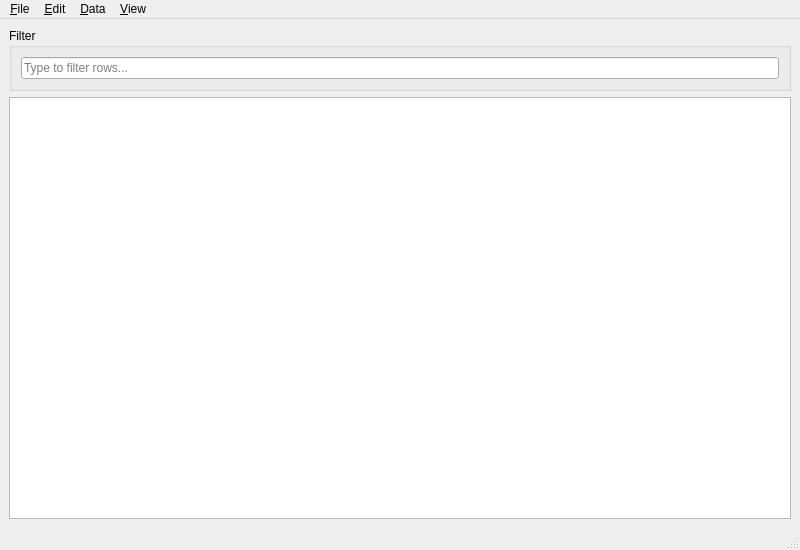
<?xml version="1.0" encoding="UTF-8"?>
<ui version="4.0">
 <class>MainWindow</class>
 <widget class="QMainWindow" name="MainWindow">
  <property name="geometry">
   <rect>
    <x>0</x>
    <y>0</y>
    <width>800</width>
    <height>550</height>
   </rect>
  </property>
  <property name="windowTitle">
   <string>MainWindow</string>
  </property>
  <widget class="QWidget" name="centralwidget">
   <layout class="QVBoxLayout" name="verticalLayout_2">
    <item>
     <widget class="QGroupBox" name="filterBox">
      <property name="title">
       <string>Filter</string>
      </property>
      <layout class="QVBoxLayout" name="verticalLayout">
       <item>
        <widget class="QLineEdit" name="filterEdit">
         <property name="placeholderText">
          <string>Type to filter rows...</string>
         </property>
        </widget>
       </item>
      </layout>
     </widget>
    </item>
    <item>
     <widget class="RobustTableView" name="twodaTable">
      <property name="styleSheet">
       <string notr="true" />
      </property>
      <property name="alternatingRowColors">
       <bool>true</bool>
      </property>
      <property name="selectionMode">
       <enum>QAbstractItemView::ExtendedSelection</enum>
      </property>
      <property name="selectionBehavior">
       <enum>QAbstractItemView::SelectItems</enum>
      </property>
      <property name="cornerButtonEnabled">
       <bool>true</bool>
      </property>
      <property name="sortingEnabled">
       <bool>false</bool>
      </property>
     </widget>
    </item>
   </layout>
  </widget>
  <widget class="QStatusBar" name="statusbar" />
  <widget class="QMenuBar" name="menubar">
   <property name="geometry">
    <rect>
     <x>0</x>
     <y>0</y>
     <width>800</width>
     <height>22</height>
    </rect>
   </property>
   <widget class="QMenu" name="menuFile">
    <property name="title">
     <string>&amp;File</string>
    </property>
    <addaction name="actionNew" />
    <addaction name="actionOpen" />
    <addaction name="actionSave" />
    <addaction name="actionSaveAs" />
    <addaction name="actionRevert" />
    <addaction name="separator" />
    <addaction name="actionImportCSV" />
    <addaction name="actionExportCSV" />
    <addaction name="separator" />
    <addaction name="actionExit" />
   </widget>
   <widget class="QMenu" name="menuEdit">
    <property name="title">
     <string>&amp;Edit</string>
    </property>
    <addaction name="actionUndo" />
    <addaction name="actionRedo" />
    <addaction name="separator" />
    <addaction name="actionCut" />
    <addaction name="actionCopy" />
    <addaction name="actionPaste" />
    <addaction name="actionPasteTranspose" />
    <addaction name="separator" />
    <addaction name="actionFind" />
    <addaction name="actionReplace" />
    <addaction name="actionGoToRow" />
    <addaction name="actionGoToColumn" />
    <addaction name="separator" />
    <addaction name="actionSelectAll" />
    <addaction name="actionSelectBlankCells" />
    <addaction name="actionSelectCellsWithContent" />
    <addaction name="actionSelectRow" />
    <addaction name="actionSelectColumn" />
    <addaction name="actionSelectVisibleOnly" />
    <addaction name="actionClearContents" />
   </widget>
   <widget class="QMenu" name="menuData">
    <property name="title">
     <string>&amp;Data</string>
    </property>
    <addaction name="actionInsertRow" />
    <addaction name="actionInsertRowAbove" />
    <addaction name="actionInsertRowBelow" />
    <addaction name="actionDuplicateRow" />
    <addaction name="actionRemoveRows" />
    <addaction name="separator" />
    <addaction name="actionInsertColumn" />
    <addaction name="actionRenameColumn" />
    <addaction name="actionDuplicateColumn" />
    <addaction name="actionDeleteColumn" />
    <addaction name="separator" />
    <addaction name="actionMoveColumnLeft" />
    <addaction name="actionMoveColumnRight" />
    <addaction name="separator" />
    <addaction name="actionMoveRowUp" />
    <addaction name="actionMoveRowDown" />
    <addaction name="separator" />
    <addaction name="actionRemoveDuplicateRows" />
    <addaction name="separator" />
    <addaction name="actionSort" />
    <addaction name="actionSortAscending" />
    <addaction name="actionSortDescending" />
    <addaction name="separator" />
    <addaction name="actionFillDown" />
    <addaction name="actionFillRight" />
    <addaction name="actionFillDownPattern" />
    <addaction name="separator" />
    <addaction name="actionTransposeTable" />
    <addaction name="separator" />
    <addaction name="actionRedoRowLabels" />
   </widget>
   <widget class="QMenu" name="menuView">
    <property name="title">
     <string>&amp;View</string>
    </property>
    <addaction name="actionResizeColumnsToContents" />
    <addaction name="actionResizeRowsToContents" />
    <addaction name="actionAutoFitColumnsOnLoad" />
    <addaction name="separator" />
    <addaction name="actionWrapTextInCells" />
    <addaction name="actionAlternatingRowColors" />
    <addaction name="separator" />
    <addaction name="actionZoomIn" />
    <addaction name="actionZoomOut" />
    <addaction name="actionZoomReset" />
    <addaction name="separator" />
    <addaction name="actionHideColumn" />
    <addaction name="actionShowAllColumns" />
    <addaction name="separator" />
    <addaction name="actionColumnStatistics" />
    <addaction name="actionHighlightNonNumeric" />
    <addaction name="actionFreezeRowLabels" />
    <addaction name="separator" />
    <widget class="QMenu" name="menuSetRowHeader">
     <property name="title">
      <string>Set Row Header</string>
     </property>
     <addaction name="actionplaceholder" />
    </widget>
    <addaction name="menuSetRowHeader" />
    <addaction name="separator" />
    <addaction name="actionToggleFilter" />
   </widget>
   <addaction name="menuFile" />
   <addaction name="menuEdit" />
   <addaction name="menuData" />
   <addaction name="menuView" />
  </widget>
  <action name="actionNew">
   <property name="text">
    <string>New</string>
   </property>
  </action>
  <action name="actionOpen">
   <property name="text">
    <string>Open</string>
   </property>
  </action>
  <action name="actionSave">
   <property name="text">
    <string>Save</string>
   </property>
  </action>
  <action name="actionSaveAs">
   <property name="text">
    <string>Save As</string>
   </property>
  </action>
  <action name="actionRevert">
   <property name="text">
    <string>Revert</string>
   </property>
  </action>
  <action name="actionExit">
   <property name="text">
    <string>Exit</string>
   </property>
  </action>
  <action name="actionImportCSV">
   <property name="text">
    <string>Import CSV...</string>
   </property>
  </action>
  <action name="actionExportCSV">
   <property name="text">
    <string>Export CSV...</string>
   </property>
  </action>
  <action name="actionUndo">
   <property name="text">
    <string>Undo</string>
   </property>
   <property name="shortcut">
    <string>Ctrl+Z</string>
   </property>
  </action>
  <action name="actionRedo">
   <property name="text">
    <string>Redo</string>
   </property>
   <property name="shortcut">
    <string>Ctrl+Y</string>
   </property>
  </action>
  <action name="actionCut">
   <property name="text">
    <string>Cut</string>
   </property>
   <property name="shortcut">
    <string>Ctrl+X</string>
   </property>
  </action>
  <action name="actionCopy">
   <property name="text">
    <string>Copy</string>
   </property>
   <property name="shortcut">
    <string>Ctrl+C</string>
   </property>
  </action>
  <action name="actionPaste">
   <property name="text">
    <string>Paste</string>
   </property>
   <property name="shortcut">
    <string>Ctrl+V</string>
   </property>
  </action>
  <action name="actionPasteTranspose">
   <property name="text">
    <string>Paste Transpose</string>
   </property>
   <property name="shortcut">
    <string>Ctrl+Shift+V</string>
   </property>
  </action>
  <action name="actionFind">
   <property name="text">
    <string>Find...</string>
   </property>
   <property name="shortcut">
    <string>Ctrl+Shift+F</string>
   </property>
  </action>
  <action name="actionReplace">
   <property name="text">
    <string>Replace...</string>
   </property>
   <property name="shortcut">
    <string>Ctrl+H</string>
   </property>
  </action>
  <action name="actionGoToRow">
   <property name="text">
    <string>Go to Row...</string>
   </property>
   <property name="shortcut">
    <string>Ctrl+G</string>
   </property>
  </action>
  <action name="actionGoToColumn">
   <property name="text">
    <string>Go to Column...</string>
   </property>
  </action>
  <action name="actionSelectAll">
   <property name="text">
    <string>Select All</string>
   </property>
   <property name="shortcut">
    <string>Ctrl+A</string>
   </property>
  </action>
  <action name="actionSelectRow">
   <property name="text">
    <string>Select Row</string>
   </property>
   <property name="shortcut">
    <string>Ctrl+Shift+Space</string>
   </property>
  </action>
  <action name="actionSelectColumn">
   <property name="text">
    <string>Select Column</string>
   </property>
   <property name="shortcut">
    <string>Ctrl+Space</string>
   </property>
  </action>
  <action name="actionSelectVisibleOnly">
   <property name="text">
    <string>Select Visible Cells Only</string>
   </property>
  </action>
  <action name="actionSelectBlankCells">
   <property name="text">
    <string>Select Blank Cells</string>
   </property>
  </action>
  <action name="actionSelectCellsWithContent">
   <property name="text">
    <string>Select Cells with Content</string>
   </property>
  </action>
  <action name="actionClearContents">
   <property name="text">
    <string>Clear Contents</string>
   </property>
   <property name="shortcut">
    <string>Del</string>
   </property>
  </action>
  <action name="actionInsertRow">
   <property name="text">
    <string>Insert Row</string>
   </property>
   <property name="shortcut">
    <string>Ctrl+I</string>
   </property>
  </action>
  <action name="actionInsertRowAbove">
   <property name="text">
    <string>Insert Row Above</string>
   </property>
  </action>
  <action name="actionInsertRowBelow">
   <property name="text">
    <string>Insert Row Below</string>
   </property>
  </action>
  <action name="actionDuplicateRow">
   <property name="text">
    <string>Duplicate Row</string>
   </property>
   <property name="shortcut">
    <string>Ctrl+D</string>
   </property>
  </action>
  <action name="actionRemoveRows">
   <property name="text">
    <string>Remove Rows</string>
   </property>
   <property name="shortcut">
    <string>Ctrl+Del</string>
   </property>
  </action>
  <action name="actionInsertColumn">
   <property name="text">
    <string>Insert Column...</string>
   </property>
   <property name="shortcut">
    <string>Ctrl+Shift+I</string>
   </property>
  </action>
  <action name="actionRenameColumn">
   <property name="text">
    <string>Rename Column...</string>
   </property>
  </action>
  <action name="actionDuplicateColumn">
   <property name="text">
    <string>Duplicate Column</string>
   </property>
  </action>
  <action name="actionDeleteColumn">
   <property name="text">
    <string>Delete Column</string>
   </property>
   <property name="shortcut">
    <string>Ctrl+Shift+Del</string>
   </property>
  </action>
  <action name="actionMoveColumnLeft">
   <property name="text">
    <string>Move Column Left</string>
   </property>
  </action>
  <action name="actionMoveColumnRight">
   <property name="text">
    <string>Move Column Right</string>
   </property>
  </action>
  <action name="actionMoveRowUp">
   <property name="text">
    <string>Move Row Up</string>
   </property>
  </action>
  <action name="actionMoveRowDown">
   <property name="text">
    <string>Move Row Down</string>
   </property>
  </action>
  <action name="actionRemoveDuplicateRows">
   <property name="text">
    <string>Remove Duplicate Rows</string>
   </property>
  </action>
  <action name="actionSort">
   <property name="text">
    <string>Sort...</string>
   </property>
  </action>
  <action name="actionSortAscending">
   <property name="text">
    <string>Sort Ascending</string>
   </property>
   <property name="shortcut">
    <string>Ctrl+Shift+A</string>
   </property>
  </action>
  <action name="actionSortDescending">
   <property name="text">
    <string>Sort Descending</string>
   </property>
   <property name="shortcut">
    <string>Ctrl+Shift+B</string>
   </property>
  </action>
  <action name="actionFillDown">
   <property name="text">
    <string>Fill Down</string>
   </property>
   <property name="shortcut">
    <string>Ctrl+Shift+D</string>
   </property>
  </action>
  <action name="actionFillRight">
   <property name="text">
    <string>Fill Right</string>
   </property>
   <property name="shortcut">
    <string>Ctrl+Shift+R</string>
   </property>
  </action>
  <action name="actionFillDownPattern">
   <property name="text">
    <string>Fill Down Pattern...</string>
   </property>
  </action>
  <action name="actionTransposeTable">
   <property name="text">
    <string>Transpose Table</string>
   </property>
  </action>
  <action name="actionRedoRowLabels">
   <property name="text">
    <string>Redo Row Labels</string>
   </property>
   <property name="shortcut">
    <string>Ctrl+L</string>
   </property>
  </action>
  <action name="actionResizeColumnsToContents">
   <property name="text">
    <string>Resize Columns to Contents</string>
   </property>
  </action>
  <action name="actionResizeRowsToContents">
   <property name="text">
    <string>Resize Rows to Contents</string>
   </property>
  </action>
  <action name="actionAutoFitColumnsOnLoad">
   <property name="text">
    <string>Auto-fit Columns on Load</string>
   </property>
   <property name="checkable">
    <bool>true</bool>
   </property>
  </action>
  <action name="actionWrapTextInCells">
   <property name="text">
    <string>Wrap Text in Cells</string>
   </property>
   <property name="checkable">
    <bool>true</bool>
   </property>
  </action>
  <action name="actionAlternatingRowColors">
   <property name="text">
    <string>Alternating Row Colors</string>
   </property>
   <property name="checkable">
    <bool>true</bool>
   </property>
   <property name="checked">
    <bool>true</bool>
   </property>
  </action>
  <action name="actionZoomIn">
   <property name="text">
    <string>Zoom In</string>
   </property>
   <property name="shortcut">
    <string>Ctrl++</string>
   </property>
  </action>
  <action name="actionZoomOut">
   <property name="text">
    <string>Zoom Out</string>
   </property>
   <property name="shortcut">
    <string>Ctrl+-</string>
   </property>
  </action>
  <action name="actionZoomReset">
   <property name="text">
    <string>Reset Zoom</string>
   </property>
   <property name="shortcut">
    <string>Ctrl+0</string>
   </property>
  </action>
  <action name="actionHideColumn">
   <property name="text">
    <string>Hide Column</string>
   </property>
  </action>
  <action name="actionShowAllColumns">
   <property name="text">
    <string>Show All Columns</string>
   </property>
  </action>
  <action name="actionColumnStatistics">
   <property name="text">
    <string>Column Statistics...</string>
   </property>
  </action>
  <action name="actionHighlightNonNumeric">
   <property name="text">
    <string>Highlight Non-Numeric</string>
   </property>
   <property name="checkable">
    <bool>true</bool>
   </property>
  </action>
  <action name="actionFreezeRowLabels">
   <property name="text">
    <string>Freeze Row Labels</string>
   </property>
   <property name="checkable">
    <bool>true</bool>
   </property>
  </action>
  <action name="actionToggleFilter">
   <property name="text">
    <string>Toggle Filter</string>
   </property>
   <property name="shortcut">
    <string>Ctrl+F</string>
   </property>
  </action>
  <action name="actionplaceholder">
   <property name="text">
    <string>placeholder</string>
   </property>
  </action>
 </widget>
 <customwidgets>
  <customwidget>
   <class>RobustTableView</class>
   <extends>QTableView</extends>
   <header location="global">utility.gui.qt.widgets.itemviews.tableview</header>
  </customwidget>
 </customwidgets>
 <resources />
 <connections />
</ui>
